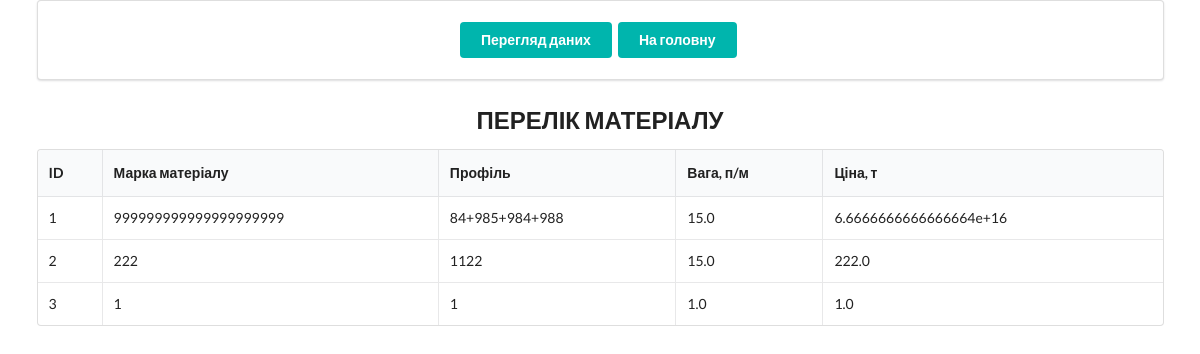
Page /material_all on the earlier database version.
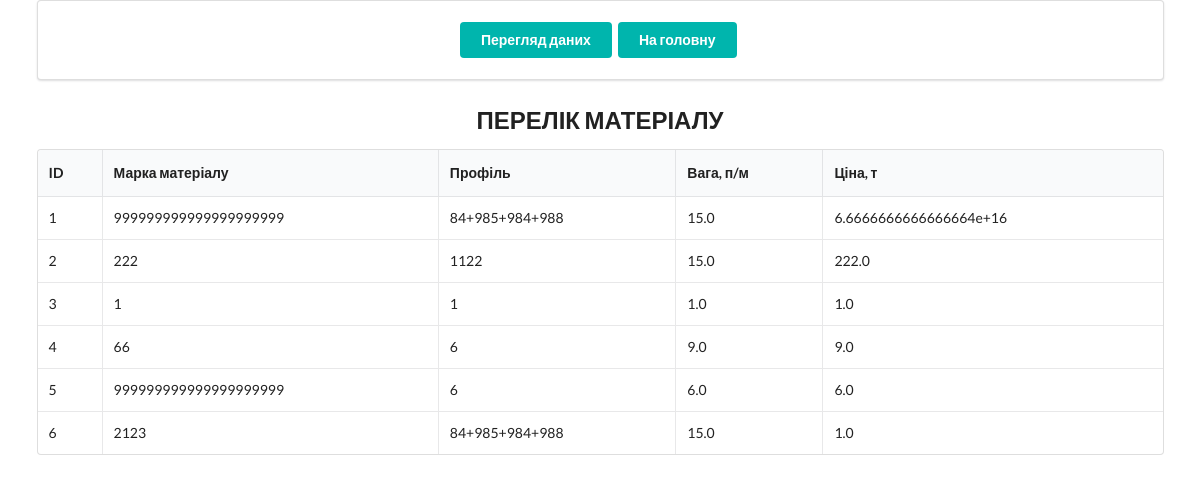
Same page on the later database version.
### tables/tables.py (models this page shows)
class Material(Base):
    __tablename__ = 'materials'
    id = Column(Integer, primary_key=True, index=True)                      #
    marka = Column(String)                                                  # Марка матеріалу
    profile = Column(String)                                                # Профіль
    weight= Column(Float)                                                   # Вага п/м
    price= Column(Float)                                                    # Ціна за 1т.
    notes = Column(String)                                                  #
    date_created = Column(DateTime, default=datetime.today)
    date_updated = Column(DateTime, default=datetime.today, onupdate=datetime.today)

### routes.py (the view)
@app.get('/material_all')
def materialall(request: Request, db_session: Session = Depends(get_db)):
    materials = db_session.query(Material).all()
    details = db_session.query(Detail).all()
    return templates.TemplateResponse('index_material_all.html',
                                      {'request': request,
                                       'detail_list': details,
                                       'material_list': materials,}
                                      )

### templates/index_material_all.html
{% extends 'layout.html' %}
{% block content %}
<div class="ui container" >
    <div class="ui padded segment">
        <div class="ui center aligned container">
            <a href="revision" class="ui teal button">Перегляд даних</a>
                <a href="/" class="ui teal  button">На головну</a>
        </div>
    </div>
    <h2 class="ui center aligned header">ПЕРЕЛІК МАТЕРІАЛУ</h2>
    <table class="ui celled table">
        <thead>
            <tr>
                <th>ID</th>
                <th>Марка матеріалу</th>
                <th>Профіль</th>
                <th>Вага, п/м</th>
                <th>Ціна, т</th>
            </tr>
        </thead>
        <tbody>
            {% for material in material_list %}
                <tr>
                    <td> {{ material.id }} </td>
                    <td> {{ material.marka }} </td>
                    <td> {{ material.profile }} </td>
                    <td> {{ material.weight }} </td>
                    <td> {{ material.price }} </td>
                </tr>
            {% endfor %}
        </tbody>
    </table>
</div>
{% endblock content %}

Differences in the rows shown:
added Material: id "4", marka "66", profile "6", weight "9.0", price "9.0"
added Material: id "5", marka "999999999999999999999", profile "6", weight "6.0", price "6.0"
added Material: id "6", marka "2123", profile "84+985+984+988", weight "15.0", price "1.0"
